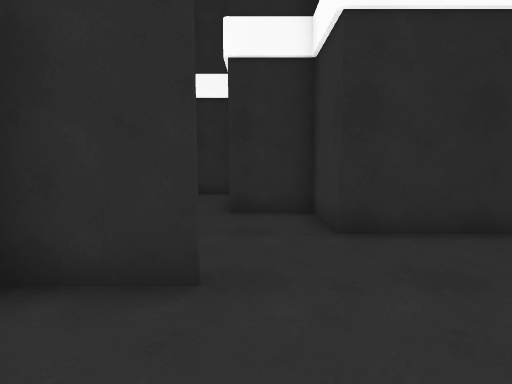
view 1 (above)

21 first-person views from a walk through a 3-D level made in the Unity game engine. The camera is 1.2 m above the floor, tilts 6° down and sees 85° across. The floor is counted in squares, 1 m on a side. Each view is taken from the middle of a square. On the plan, view 1 faces up. The plan holds only what a view shows up to about 13 squares ahead; the rest is blank. The place goes on beyond the plan. The player is left out.

view 2
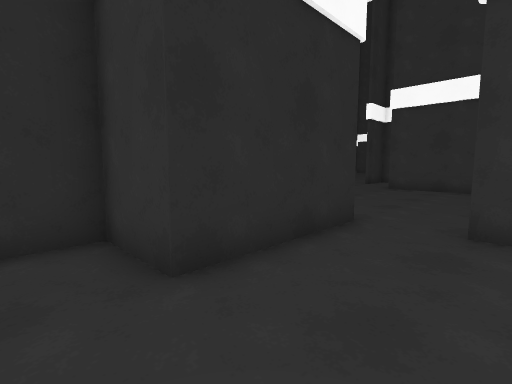

view 3
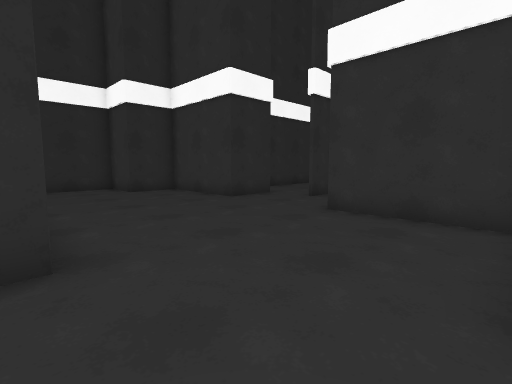

view 4
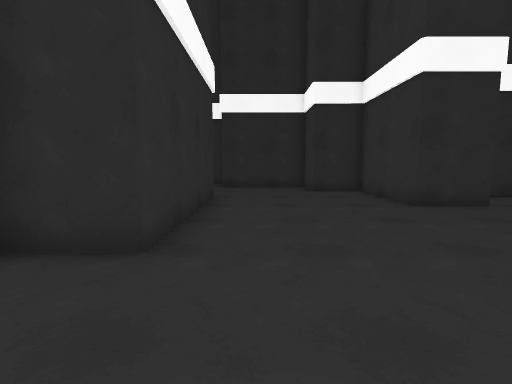

view 5
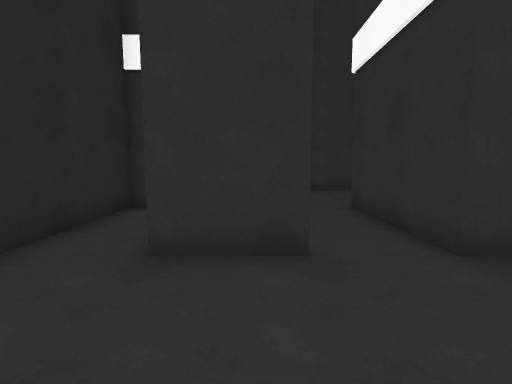

view 6
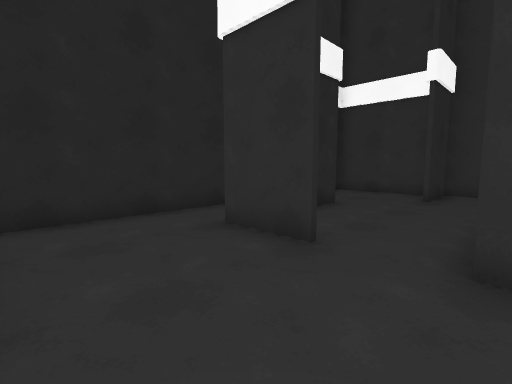

view 7
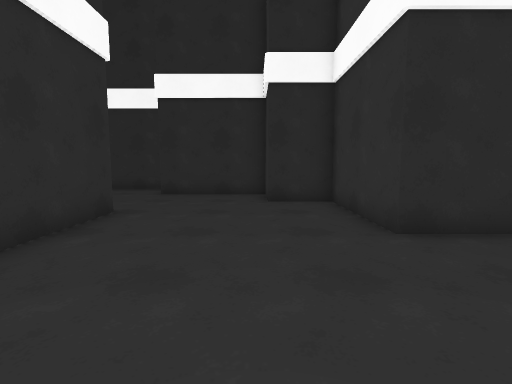

view 8
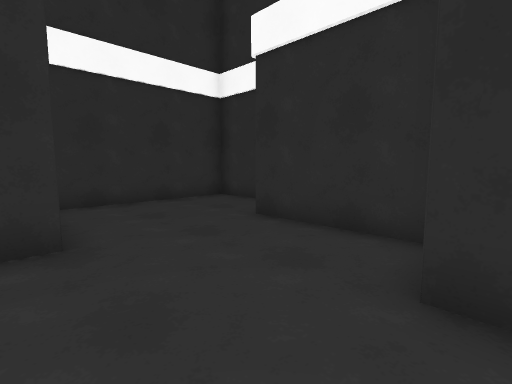

view 9
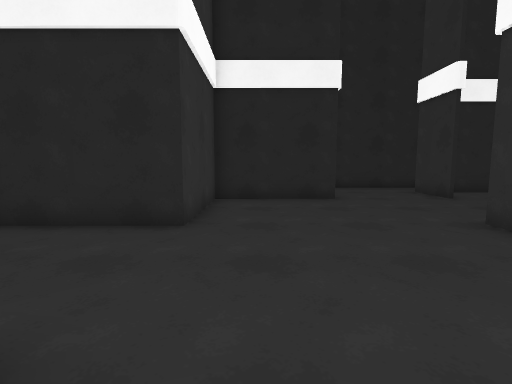

view 10
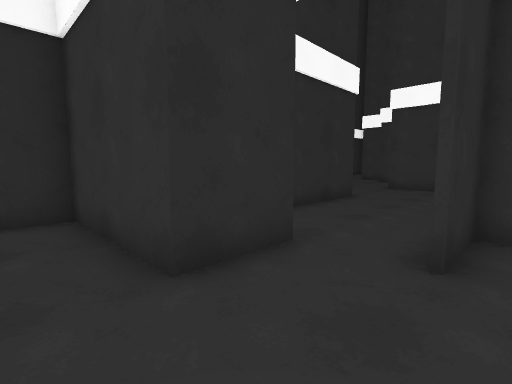

view 11
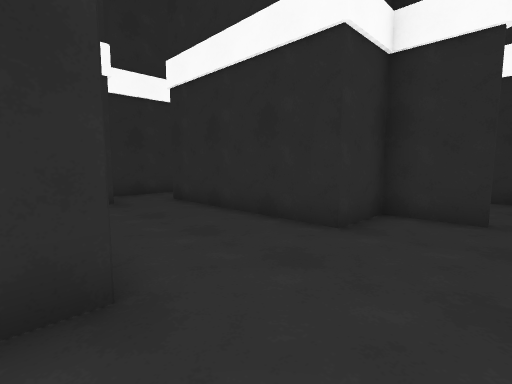

view 12
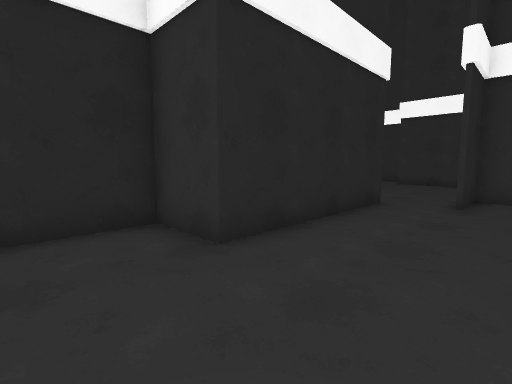

view 13
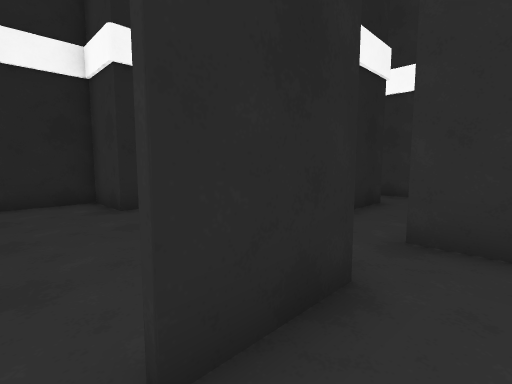

view 14
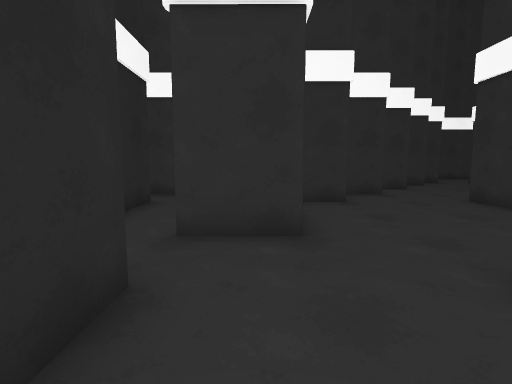

view 15
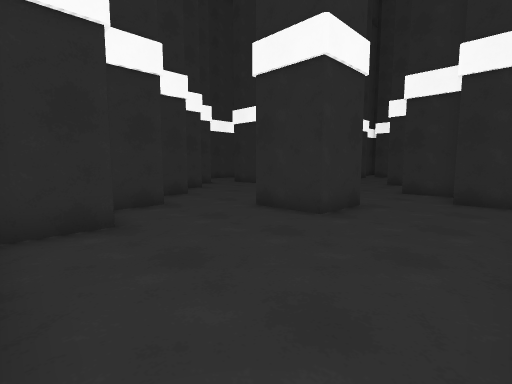

view 16
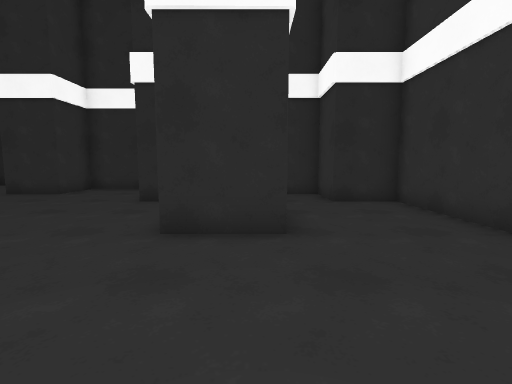

view 17
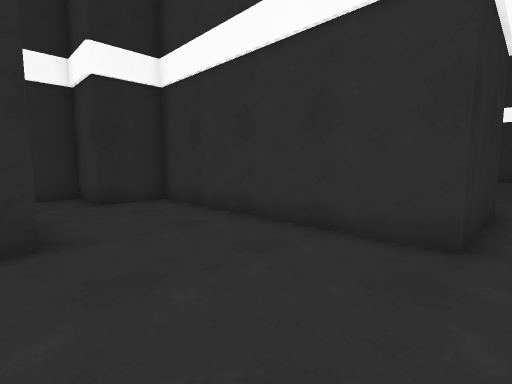

view 18
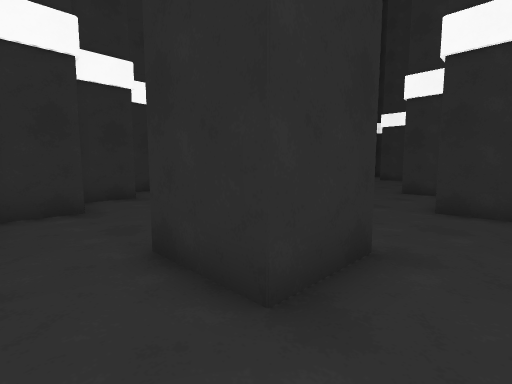

view 19
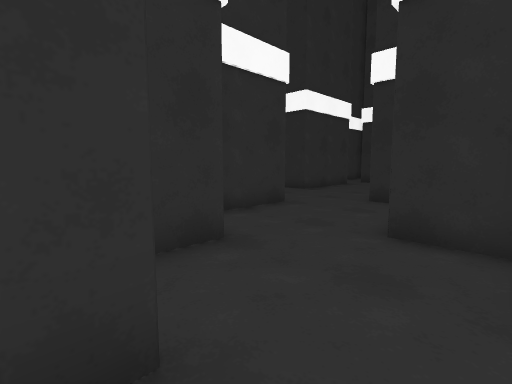

view 20
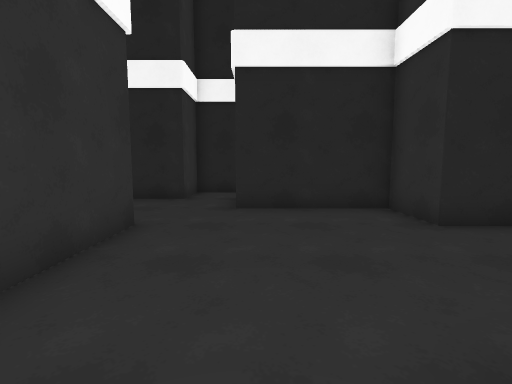

view 21
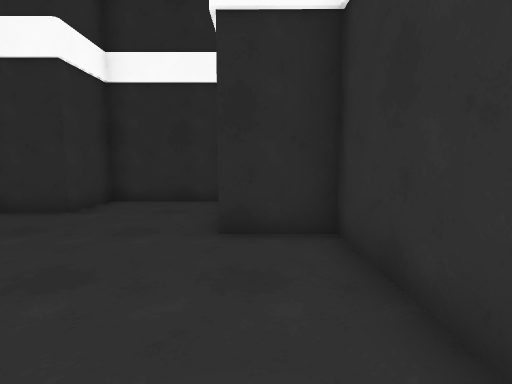

### Floor plan
Points are (right, up) in squares from view 1. A wall is a line through its corners. A room is listed if a view was taken in it or the views show most of it. See-through windows are left out.
Room 1 (views 1, 2, 3, 4, 5, 6, 7, 8, 9, 10)
walls: (5.5, 5.3) (5.5, 4.6) (1.4, 4.6) (1.4, 6.6) (-0.6, 6.6); (5.5, 2.8) (5.5, 0.6); (9.3, 2.8) (13.4, 2.8) (13.4, 6.8) (16.9, 6.8); (5.4, 2.1) (5.4, 2.7); (7.5, 12.8) (7.5, 6.6) (5.6, 6.6); (1.4, 0.8) (5.6, 0.8); (-0.5, 2.6) (-2.5, 2.6); (1.5, -0.9) (1.5, -1.4) (8.8, -1.4); (14.6, 10.6) (13.4, 10.6) (13.4, 14.6) (11.4, 14.6) (11.4, 16.6) (7.3, 16.6); (-1, 10.6) (-2.3, 10.6); (-3, 6.1) (-3, 2.6); (-2.5, 2.2) (-2.5, -1.3); (-2.7, 2.7) (-0.6, 2.7); (17.4, 8.1) (17.4, 8.6) (15.4, 8.6); (6.7, 18.6) (3.5, 18.6) (3.5, 13.4)
ways out: opening at (15, 10) to room 2
Room 2 (views 11, 12)
walls: (15.5, 10.6) (14.6, 10.6); (23.6, 14.5) (21.5, 14.6) (21.5, 12.6) (15.4, 12.6); (15.4, 8.8) (21.5, 8.8) (21.5, 6.8) (23.9, 6.8); (13.5, 13.8) (13.5, 10.8) (15.5, 10.8)
ways out: opening at (15, 10) to room 1; opening at (24, 14) to room 3; opening at (15, 13)
Room 3 (views 13, 14, 15, 16, 17, 18, 19, 20)
walls: (17.5, 24.8) (17.5, 22.6) (15.4, 22.6); (15.5, 26.8) (15.5, 25.6); (13.5, 20.8) (13.5, 19.4); (14.1, 18.8) (15.5, 18.8) (15.5, 16.8) (19.5, 16.8) (19.5, 15.6); (24.6, 18.6) (21.4, 18.6) (21.4, 26.6) (19.4, 26.6) (19.4, 28.6) (17.4, 28.6); (21.4, 14.8) (23.5, 14.8); (13.5, 30.8) (13.5, 28.3); (16.6, 32.6) (15.4, 32.6)
ways out: opening at (24, 14) to room 2; opening at (15, 22) to room 4; opening at (21, 15) to room 5; opening at (15, 32)
Room 4 (view 21)
walls: (9.5, 24.8) (9.5, 23.2); (11.5, 22.9) (11.5, 21.2); (15.4, 23.4) (15.4, 26.6) (13.3, 26.6); (7.5, 26.3) (7.5, 25.5); (12.9, 30.6) (9.5, 30.6) (9.5, 28.6) (8.6, 28.6)
ways out: opening at (15, 22) to room 3; opening at (8, 28)
Room 5 (no view inside)
walls: (19.7, 12.8) (21.4, 12.8) (21.4, 14.8); (19.5, 15.6) (19.5, 14.6)
ways out: opening at (21, 15) to room 3; opening at (20, 14)

Where each view was taken, in squares from view 1:
view 1: 0 up, 0 right, facing up
view 2: 2 up, 0 right, facing up-right
view 3: 3 up, 7 right, facing up-right
view 4: 3 up, 9 right, facing up
view 5: 2 up, 9 right, facing left
view 6: 5 up, 9 right, facing down-left
view 7: 6 up, 11 right, facing up
view 8: 12 up, 12 right, facing up-left
view 9: 12 up, 12 right, facing down
view 10: 8 up, 12 right, facing up-right
view 11: 8 up, 24 right, facing up-left
view 12: 12 up, 24 right, facing down-left
view 13: 16 up, 24 right, facing down-left
view 14: 16 up, 24 right, facing left
view 15: 17 up, 21 right, facing up-left
view 16: 18 up, 17 right, facing up
view 17: 18 up, 17 right, facing up-right
view 18: 21 up, 19 right, facing up-left
view 19: 24 up, 19 right, facing up-left
view 20: 24 up, 19 right, facing down
view 21: 22 up, 14 right, facing up
